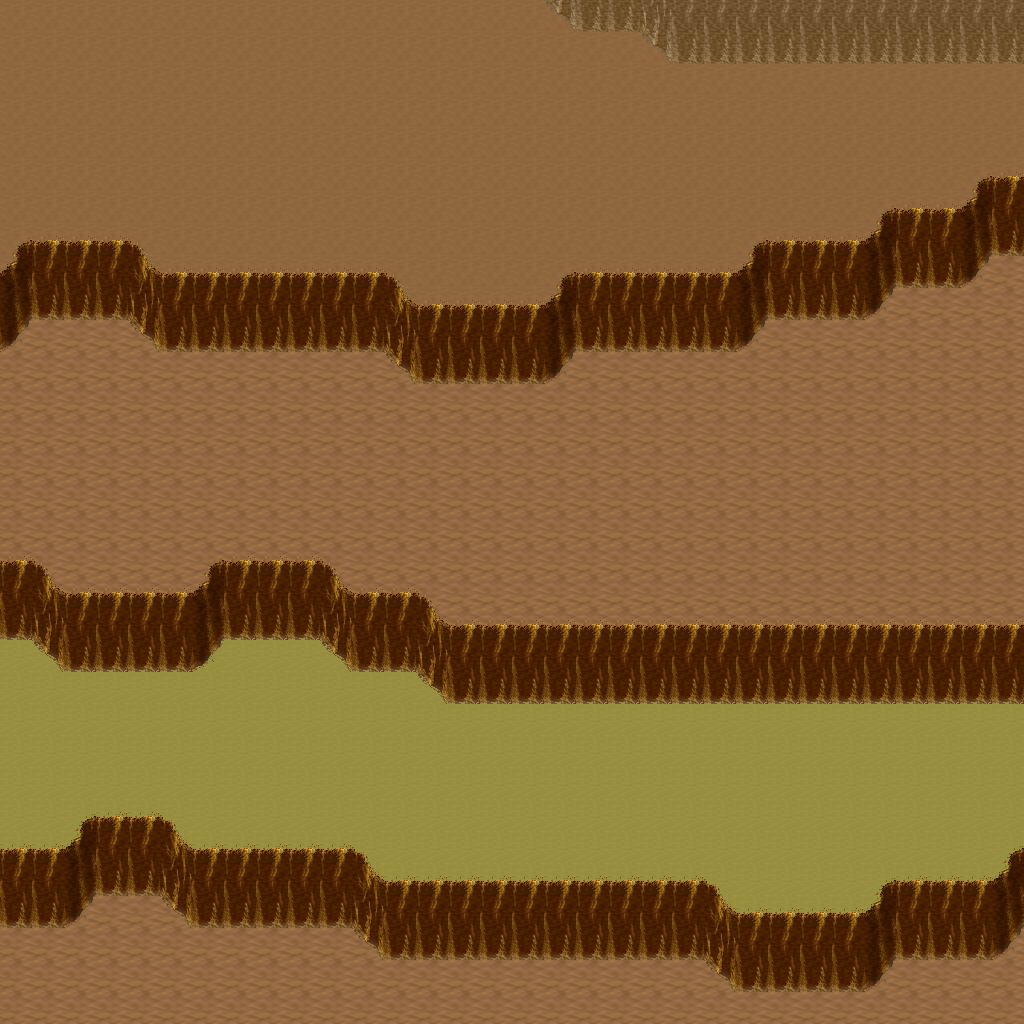

The image is a tile-based game level rendered from a .tmx file. Its description and source (layers, tilesets, objects; grid data summarised) follow:
An orthogonal 32x32 tile map with 32x32 px tiles, 5 tile layers (Ground, Objects, Objects2, Above, ...), 1 hidden layer not drawn, 14 tilesets.

<map version="1.10" tiledversion="1.11.0" orientation="orthogonal" renderorder="right-down" width="32" height="32" tilewidth="32" tileheight="32" infinite="0" nextlayerid="11" nextobjectid="1">
 <tileset firstgid="1" name="logic_collision" tilewidth="32" tileheight="32" tilecount="1" columns="1">
  <image source="../drawable/logic_collision.png" width="32" height="32" />
 </tileset>
 <tileset firstgid="2" name="ground_ground" tilewidth="32" tileheight="32" tilecount="33" columns="3">
  <image source="../drawable/ground_ground.png" width="96" height="352" />
 </tileset>
 <tileset firstgid="35" name="ground_ridge_earth_pale" tilewidth="32" tileheight="32" tilecount="96" columns="12">
  <image source="../drawable/ground_ridge_earth_pale.png" width="384" height="256" />
 </tileset>
 <tileset firstgid="131" name="ground_ridge_earth_dark" tilewidth="32" tileheight="32" tilecount="96" columns="12">
  <image source="../drawable/ground_ridge_earth_dark.png" width="384" height="256" />
 </tileset>
 <tileset firstgid="227" name="terrain_desert" tilewidth="32" tileheight="32" tilecount="88" columns="8">
  <image source="../drawable/terrain_desert.png" width="256" height="352" />
 </tileset>
 <tileset firstgid="315" name="plant_tree_tree_darkgreen" tilewidth="32" tileheight="32" tilecount="88" columns="8">
  <image source="../drawable/plant_tree_tree_darkgreen.png" width="256" height="352" />
 </tileset>
 <tileset firstgid="403" name="building_tan_building" tilewidth="32" tileheight="32" tilecount="24" columns="4">
  <image source="../drawable/building_tan_building.png" width="128" height="192" />
 </tileset>
 <tileset firstgid="427" name="plant_cactus_2" tilewidth="32" tileheight="32" tilecount="10" columns="5">
  <image source="../drawable/plant_cactus_2.png" width="160" height="64" />
 </tileset>
 <tileset firstgid="437" name="ground_sand_2" tilewidth="32" tileheight="32" tilecount="15" columns="5">
  <image source="../drawable/ground_sand_2.png" width="160" height="96" />
 </tileset>
 <tileset firstgid="452" name="object_stone_well" tilewidth="32" tileheight="32" tilecount="6" columns="2">
  <image source="../drawable/object_stone_well.png" width="64" height="96" />
 </tileset>
 <tileset firstgid="458" name="plant_tree_banana_tree" tilewidth="32" tileheight="32" tilecount="40" columns="4">
  <image source="../drawable/plant_tree_banana_tree.png" width="128" height="320" />
 </tileset>
 <tileset firstgid="498" name="ground_sand_edges" tilewidth="32" tileheight="32" tilecount="15" columns="5">
  <image source="../drawable/ground_sand_edges.png" width="160" height="96" />
 </tileset>
 <tileset firstgid="513" name="building_window_window_centered" tilewidth="32" tileheight="32" tilecount="1" columns="1">
  <image source="../drawable/building_window_window_centered.png" width="32" height="32" />
 </tileset>
 <tileset firstgid="514" name="building_door_closed" tilewidth="32" tileheight="32" tilecount="1" columns="1">
  <image source="../drawable/building_door_closed.png" width="32" height="32" />
 </tileset>
 <layer id="1" name="Ground" width="32" height="32">
  <data>[1024 cells, 1024 non-empty, 4 distinct tile ids]</data>
 </layer>
 <layer id="2" name="Objects" width="32" height="32">
  <data>[1024 cells, 332 non-empty, 15 distinct tile ids]</data>
 </layer>
 <layer id="3" name="Objects2" width="32" height="32">
  <data>[1024 cells, 0 non-empty, 0 distinct tile ids]</data>
 </layer>
 <layer id="4" name="Above" width="32" height="32">
  <data>[1024 cells, 0 non-empty, 0 distinct tile ids]</data>
 </layer>
 <layer id="5" name="Above2" width="32" height="32">
  <data>[1024 cells, 0 non-empty, 0 distinct tile ids]</data>
 </layer>
 <layer id="6" name="Walkable" width="32" height="32" visible="0">
  <data>[1024 cells, 217 non-empty, 1 distinct tile ids]</data>
 </layer>
 <objectgroup id="7" name="Mapevents" />
 <objectgroup id="8" name="Spawn" />
 <objectgroup id="9" name="Keys" />
 <objectgroup id="10" name="Replace" />
</map>
